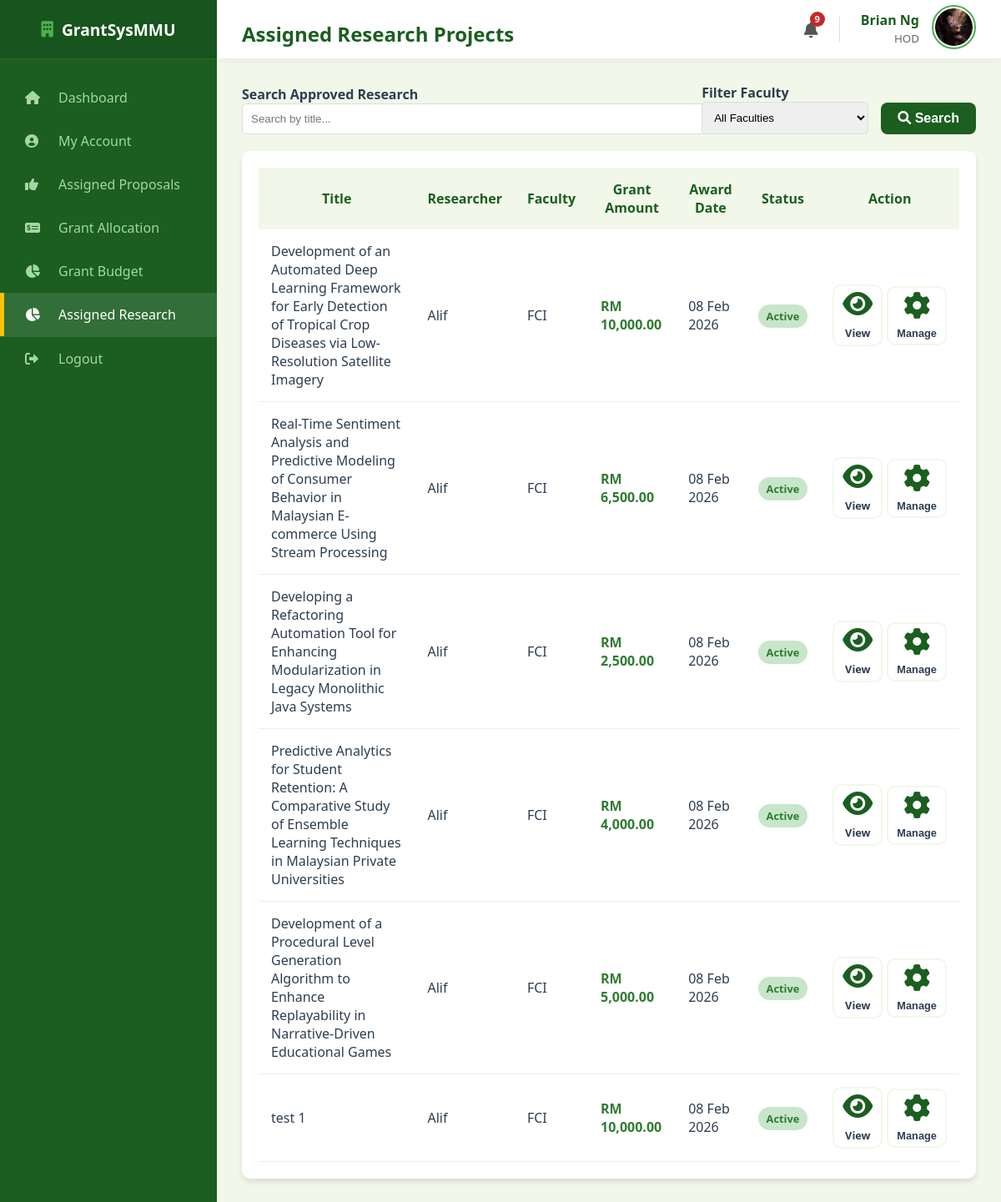
Page /hod/assigned_research (signed in) on the earlier database version.
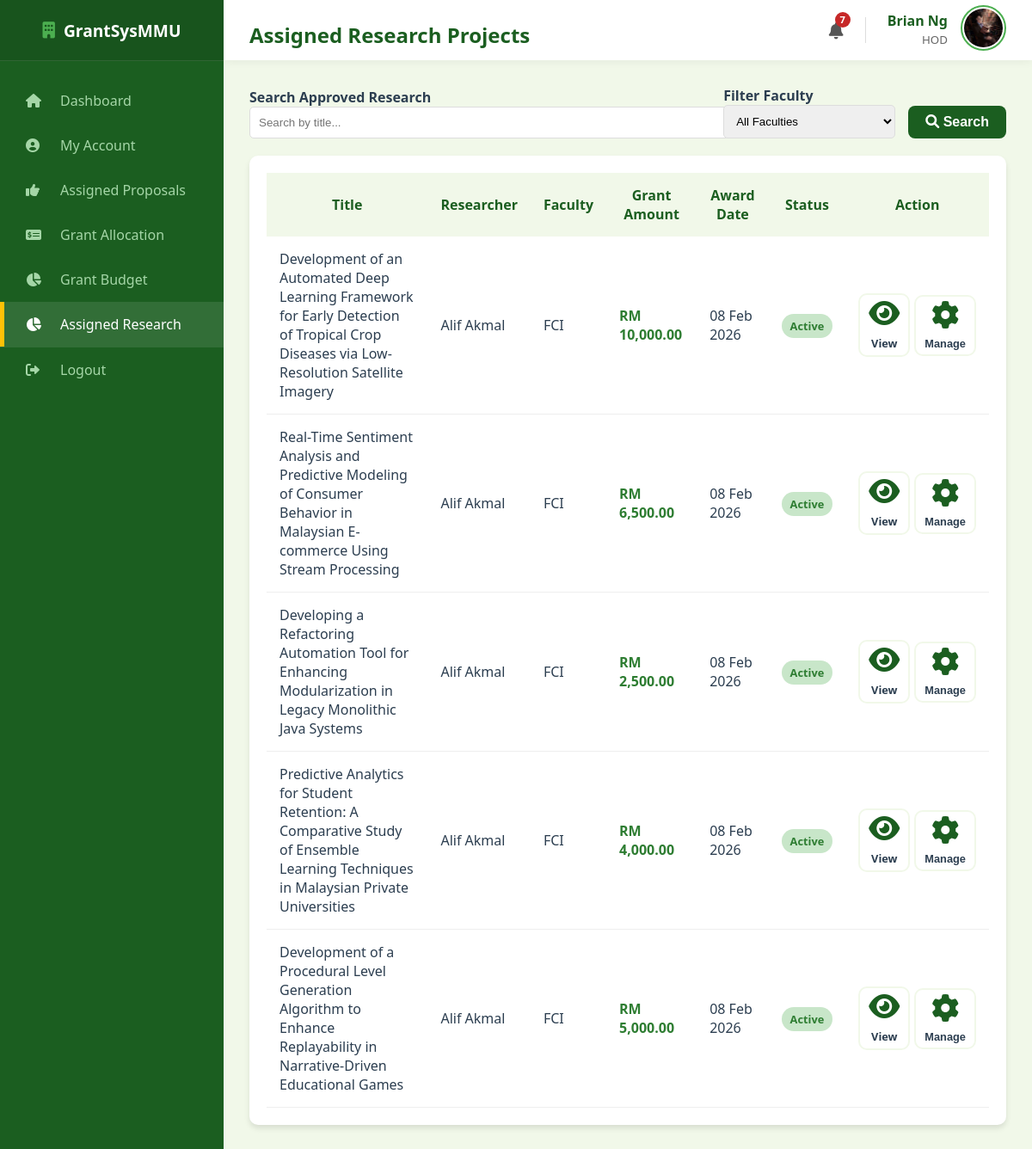
Same page on the later database version.
### models.py (models this page shows, shortened)
class Proposal(db.Model):
    __tablename__ = "proposal"
    proposal_id = db.Column(db.Integer, primary_key=True)
    title = db.Column(db.String(255), nullable=False)
    research_area = db.Column(db.String(100), nullable=False, default="General")
    requested_budget = db.Column(db.Float, nullable=False)
    status = db.Column(db.String(30), nullable=False, default="Draft")
    submission_date = db.Column(db.Date, default=malaysia_now)
    document_file = db.Column(db.String(100), nullable=True)
    review_score = db.Column(db.Integer, nullable=True)
    review_feedback = db.Column(db.Text, nullable=True)
    review_draft = db.Column(db.Text, nullable=True)
    researcher_id = db.Column(
        db.Integer, db.ForeignKey("researcher.researcher_id"), nullable=False
    )
    cycle_id = db.Column(
        db.Integer, db.ForeignKey("grant_cycle.cycle_id"), nullable=False
    )
    assigned_reviewer_id = db.Column(
        db.Integer, db.ForeignKey("reviewer.reviewer_id"), nullable=True
    )
    assigned_hod_id = db.Column(db.Integer, db.ForeignKey("hod.hod_id"), nullable=True)
    reviewer = db.relationship("Reviewer", foreign_keys=[assigned_reviewer_id])
    hod = db.relationship("HOD", foreign_keys=[assigned_hod_id])
    deadlines = db.relationship(
        "Deadline", backref="proposal", cascade="all, delete-orphan"
    )

class User(db.Model):
    __tablename__ = "user"
    mmu_id = db.Column(db.String(15), primary_key=True)
    name = db.Column(db.String(150), nullable=False)
    email = db.Column(db.String(100), unique=True, nullable=False)
    password = db.Column(db.String(100), nullable=False)
    faculty = db.Column(db.String(100), nullable=False)
    user_role = db.Column(db.String(25), nullable=False)
    profile_image = db.Column(db.String(20), nullable=False, default="default.jpg")
    phone_number = db.Column(db.String(20), nullable=True)
    admin_profile = db.relationship(
        "Admin", backref="user_info", uselist=False, cascade="all, delete-orphan"
    )
    researcher_profile = db.relationship(
        "Researcher", backref="user_info", uselist=False, cascade="all, delete-orphan"
    )
    reviewer_profile = db.relationship(
        "Reviewer", backref="user_info", uselist=False, cascade="all, delete-orphan"
    )
    hod_profile = db.relationship(
        "HOD", backref="user_info", uselist=False, cascade="all, delete-orphan"
    )

class Grant(db.Model):
    __tablename__ = "grant"
    grant_id = db.Column(db.Integer, primary_key=True)
    grant_amount = db.Column(db.Float, nullable=False)
    award_date = db.Column(db.DateTime, default=malaysia_now)
    proposal_id = db.Column(
        db.Integer, db.ForeignKey("proposal.proposal_id"), nullable=False
    )
    proposal = db.relationship(
        "Proposal", backref=db.backref("grant_award", uselist=False)
    )

### routes/hod_routes.py (the view)
@hod_bp.route("/hod/assigned_research")
def hod_assigned_research():
    if session.get("role") != "HOD":
        return redirect(url_for("hod.hod_login"))
    user = User.query.get(session["user_id"])
    current_hod = HOD.query.filter_by(mmu_id=user.mmu_id).first()
    page = request.args.get("page", 1, type=int)
    search_query = request.args.get("search", "")
    filter_faculty = request.args.get("faculty", "")
    per_page = 8
    query = (
        Proposal.query.filter(
            Proposal.assigned_hod_id == current_hod.hod_id,
            Proposal.status.in_(["Approved", "Completed", "Terminated"]),
        )
        .join(Researcher)
        .join(User)
    )
    if search_query:
        query = query.filter(Proposal.title.ilike(f"%{search_query}%"))
    if filter_faculty:
        query = query.filter(User.faculty == filter_faculty)
    pagination = query.paginate(page=page, per_page=per_page, error_out=False)
    return render_template(
        "hod_assigned_research.html",
        proposals=pagination.items,
        pagination=pagination,
        user=user,
        faculties=Faculty.query.all(),
    )

### main.py (called while the page is built)
@app.context_processor
def inject_notifications():
    if "user_id" in session:
        unread = Notification.query.filter_by(recipient_id=session["user_id"], is_read=False).count()
        return dict(unread_notifications=unread)
    return dict(unread_notifications=0)

### templates/hod_assigned_research.html (shortened to what the changed rows need)
<!DOCTYPE html>
<html lang="en">
<head>
    <link rel="stylesheet" type="text/css" href="{{ url_for('static', filename='style.css') }}">
    <link rel="stylesheet" href="https://cdnjs.cloudflare.com/ajax/libs/font-awesome/6.0.0/css/all.min.css">
</head>
<body>
    <div class="dashboard-container">
        <div class="main-content">
            <div class="top-bar">
                <h2>Assigned Research Projects</h2>
                <div style="display: flex; align-items: center; gap: 25px;">
                    <a href="{{ url_for('auth.view_notifications') }}"
                        style="position: relative; color: #555; font-size: 1.2rem; text-decoration: none;">
                        <i class="fas fa-bell"></i>
                        {% if unread_notifications > 0 %}
                        <span
                            style="position: absolute; top: -8px; right: -8px; background: #c62828; color: white; border-radius: 50%; width: 18px; height: 18px; font-size: 0.7rem; display: flex; align-items: center; justify-content: center; font-weight: bold;">
                            {{ unread_notifications }}
                        </span>
                        {% endif %}
                    </a>
                </div>
            </div>
            <div class="content-wrapper">
                <div class="table-card">
                    <table style="width: 100%; border-collapse: collapse;">
                        <thead>
                            <tr style="background: #f1f8e9; color: #1b5e20;">
                                <th style="padding: 15px;">Title</th>
                                <th style="padding: 15px;">Researcher</th>
                                <th style="padding: 15px;">Faculty</th>
                                <th style="padding: 15px;">Grant Amount</th>
                                <th style="padding: 15px;">Award Date</th>
                                <th style="padding: 15px;">Status</th>
                                <th style="padding: 15px;">Action</th>
                            </tr>
                        </thead>
                        <tbody>
                            {% for p in proposals %}
                            <tr style="border-bottom: 1px solid #eee;">
                                <td style="padding: 15px; font-weight: 500;">{{ p.title }}</td>
                                <td style="padding: 15px;">{{ p.researcher.user_info.name }}</td>
                                <td style="padding: 15px;">{{ p.researcher.user_info.faculty }}</td>
                                <td style="padding: 15px; color: #2e7d32; font-weight: bold;">
                                    {% if p.grant_award %}
                                    RM {{ "{:,.2f}".format(p.grant_award.grant_amount) }}
                                    {% else %}
                                    <span style="color: #999;">Pending Allocation</span>
                                    {% endif %}
                                </td>
                                <td style="padding: 15px;">
                                    {% if p.grant_award %}
                                    {{ p.grant_award.award_date.strftime('%d %b %Y') }}
                                    {% else %}
                                    --
                                    {% endif %}
                                </td>
                                <td style="padding: 15px;">
                                    <span style="padding: 5px 10px; border-radius: 15px; font-size: 0.8rem; font-weight: bold;
                                        {% if p.status == 'Approved' %}background:#c8e6c9; color:#2e7d32;
                                        {% elif p.status == 'Completed' %}background:#e3f2fd; color:#1565c0;
                                        {% elif p.status == 'Terminated' %}background:#ffcdd2; color:#c62828;
                                        {% else %}background:#f5f5f5; color:#666;{% endif %}">
                                        {% if p.status == 'Approved' %}Active{% else %}{{ p.status }}{% endif %}
                                    </span>
                                </td>
                                <td style="padding: 15px;">
                                    <div style="display: flex; align-items: center; gap: 5px;">
                                        <a href="{{ url_for('hod.hod_view_progress_reports', proposal_id=p.proposal_id) }}"
                                            class="btn-outline" style="padding: 5px 10px; font-size: 0.8rem;">
                                            <i class="fas fa-eye"></i> View
                                        </a>
                                        <button class="btn-outline btn-manage" onclick="openActionModal('{{ p.proposal_id }}', '{{ p.title }}')" style="padding: 5px 10px; font-size: 0.8rem; cursor: pointer;">
                                            <i class="fas fa-cog"></i> Manage
                                        </button>
                                    </div>
                                </td>
                            </tr>
                            {% else %}
                            <tr>
                                <td colspan="6" style="padding: 20px; text-align: center; color: #777;">No approved research projects found.</td>
                            </tr>
                            {% endfor %}
                        </tbody>
                    </table>
                </div>
            </div>
        </div>
    </div>
</body>
</html>

Differences in the rows shown:
removed Proposal: title "test 1", researcher.user_info.name "Alif", researcher.user_info.faculty "FCI", grant_award.award_date "08 Feb 2026", status "Active"
removed Grant: grant_award.grant_amount "10,000.00"
changed through a linked row, Proposal (number 1 of 5 on the later page): researcher.user_info.name "Alif" → "Alif Akmal"
changed through a linked row, Proposal (number 2 of 5 on the later page): researcher.user_info.name "Alif" → "Alif Akmal"
changed through a linked row, Proposal (number 3 of 5 on the later page): researcher.user_info.name "Alif" → "Alif Akmal"
changed through a linked row, Proposal (number 4 of 5 on the later page): researcher.user_info.name "Alif" → "Alif Akmal"
changed through a linked row, Proposal (number 5 of 5 on the later page): researcher.user_info.name "Alif" → "Alif Akmal"
Other differences:
{{ unread_notifications }}: "9" → "7"
